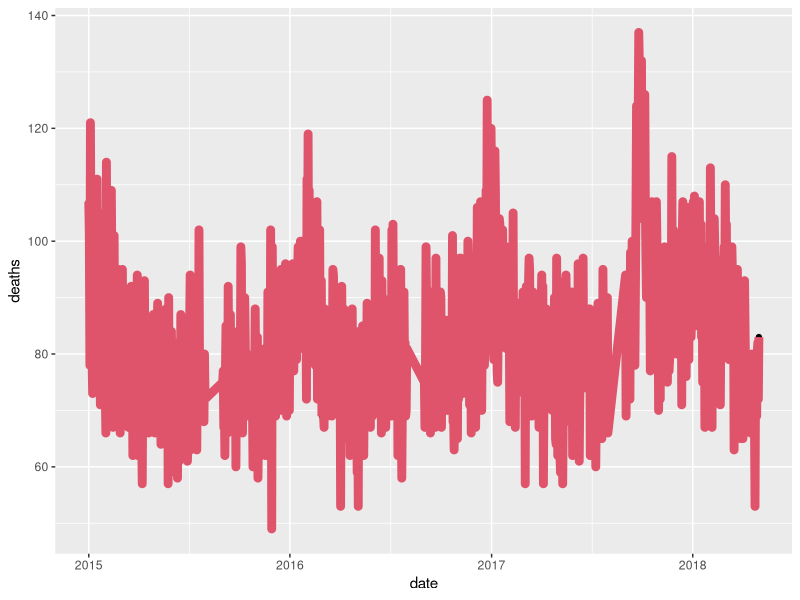

R code for this plot:
# Q1

library(tidyverse)
library(lubridate)
library(purrr)
library(pdftools)

library(caret)
library(dslabs)


fn <- system.file("extdata", "RD-Mortality-Report_2015-18-180531.pdf", package="dslabs")
dat <- map_df(str_split(pdf_text(fn), "\n"), function(s){
  s <- str_trim(s)
  header_index <- str_which(s, "2015")[1]
  tmp <- str_split(s[header_index], "\\s+", simplify = TRUE)
  month <- tmp[1]
  header <- tmp[-1]
  tail_index <- str_which(s, "Total")
  n <- str_count(s, "\\d+")
  out <- c(1:header_index, which(n==1), which(n>=28), tail_index:length(s))
  s[-out] %>%
    str_remove_all("[^\\d\\s]") %>%
    str_trim() %>%
    str_split_fixed("\\s+", n=6) %>%
    .[,1:5] %>%
    as_data_frame() %>%
    setNames(c("day", header)) %>%
    mutate(month = month,
           day = as.numeric(day)) %>%
    gather(year, deaths, -c(day, month)) %>%
    mutate(deaths = as.numeric(deaths))
}) %>%
  mutate(month = recode(month, "JAN"=1, "FEB"=2, "MAR"=3, "APR"=4, "MAY"=5, "JUN"=6,
                        "JUL"=7, "AUG"=8, "SEP"=9, "OCT"=10, "NOV"=11, "DEC"=12)) %>%
  mutate(date = make_date(year, month, day)) %>%
    dplyr::filter(date <= "2018-05-01")

span <- 60 / as.numeric(diff(date(range(dat$date))))
fit <- dat %>% mutate(x = as.numeric(date)) %>% loess(data = ., span = span, degree = 1, deaths ~ x)
dat %>% mutate(smooth=predict(fit, as.numeric(date))) %>%
  ggplot() +
  geom_point(aes(date, deaths))+
  geom_line(aes(date, deaths), lwd= 3, col=2)  
